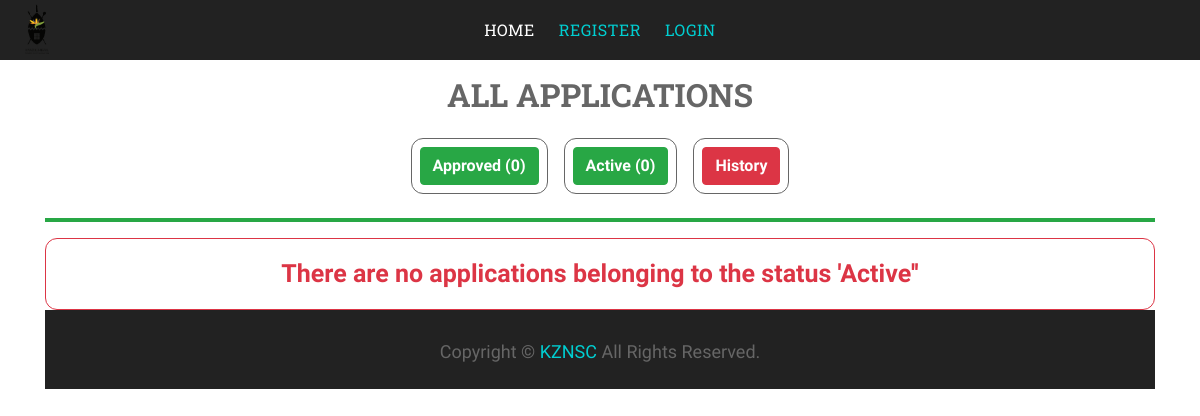
The page /awarding/ApprovedApplications on the database as committed earlier.
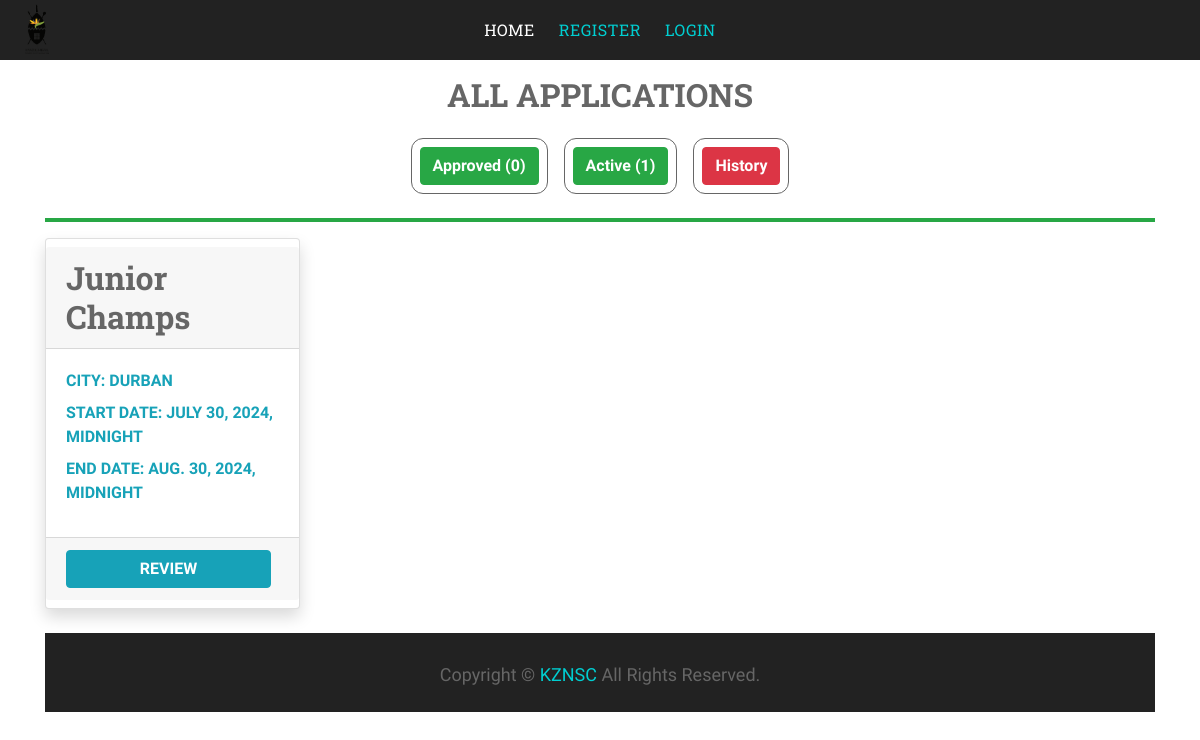
The same page on the database as committed later.
### MyApp/models.py (models this page shows)
class Application(models.Model):
    ApplicationId = models.AutoField(primary_key=True)
    Committee = models.ForeignKey(CommitteeMember,blank=True,null=True,on_delete=models.DO_NOTHING)
    user = models.ForeignKey(User,blank=True,null=True,on_delete=models.CASCADE)
    Federation = models.ForeignKey(Federation,blank=True,null=True,on_delete=models.CASCADE)
    EventName = models.CharField(max_length=255)
    StartDate = models.DateTimeField(max_length=255)
    EndDate = models.DateTimeField(max_length=255)
    HostCity = models.CharField(max_length=255)
    HostProvince =models.CharField(max_length=255)
    ReportSubmitAgreement = models.BooleanField(default=False)
    NumberOfTeam = models.IntegerField(default=0)
    MethodOfSelection = models.CharField(max_length=255)
    SelectionApprovedDate = models.DateField(max_length=255)
    TravelDateTime = models.DateTimeField(max_length=255)
    CodeOfConductAcceped = models.BooleanField(default=False)
    AcceptanceOfTeamAppointment = models.CharField(max_length=300, default='NotProvided')
    EventInvitation  = models.CharField(max_length=300, default='NotProvided')
    ApplicationDate  = models.DateTimeField(default=datetime.now())
    Step = models.CharField(max_length=255, default='start')
    ApplicationStatus = models.CharField(max_length=255, default='Oncreate')
    isHistory = models.BooleanField(default=False)
    DateCreated = models.DateTimeField(default=datetime.now())
    DeclineReason = models.TextField(blank=True, null=True)
    CancelReason = models.TextField(blank=True, null=True)
    is_App_taking = models.BooleanField(default = False)
    ApplicantsClosingDate = models.DateTimeField(default=datetime.now())
    LateAppMotivation = models.TextField(max_length=255)
    ApparelLetters = models.CharField(max_length=300, blank=True, null=True)
    is_lateApplication = models.BooleanField(default=False)

### awarding/views.py (the view)
# urls.py: path('ApprovedApplications', views.ApprovedApplications,  name="ApprovedApplications" ),
def ApprovedApplications(request):
    Active = Application.objects.filter(ApplicationStatus = "Active")
    numApproved =  countObj(Application.objects.filter(ApplicationStatus = "Approved"))
    numActive = countObj(Application.objects.filter(ApplicationStatus = "Active"))
    informationOBJ = {
        "applications":Active,
        "status":"Active",
        "numApproved":numApproved,
        "numActive": numActive
    }
    return render(request, 'MyApp/allApplication.html', informationOBJ)

### MyApp/views.py (called while the page is built)
def countObj(list):
    numItem = 0
    for item in list:
        numItem += 1
    return numItem

### MyApp/templates/MyApp/allApplication.html (shortened to what the changed rows need)
{% extends "MyApp/base.html" %}
{% block content %}
    {% load static %}
    <div class="container">
        <div style="padding:1rem" class="text-center text-info">
            <h2>
                <b class="text-uppercase font-weight-bold">All Applications</b>
            </h2>
        </div>
        <div class="row"  style="display:flex;justify-content:center">
            <div style="padding:0.5rem;">
                <div style="padding:0.5rem; border:solid 1px; border-radius:12px">
                    <a href="{% url 'Active' %}" class="btn btn-success">
                        <b>
                            Active ({{numActive}})
                        </b>
                    </a>
                </div>
            </div>
        </div>
        <div>
            {% if applications %}
                <div class="row">
                    {% for application in applications %}
                        <div class="col-xl-3 col-md-6 mb-4">
                            <div class="card border-left-primary shadow h-100 py-2">
                                <div class="card-header">
                                    <h2>
                                        {{application.EventName}}
                                    </h2>
                                </div>
                                <div class="card-body">
                                    <div class="no-gutters align-items-center">
                                        <div class="col mr-2" style="display:flex; justify-content: space-between;">
                                            <div class="text-xs font-weight-bold text-info text-uppercase mb-1" >
                                                <label>
                                                    <b>City: {{application.HostCity}}</b>
                                                </label><br/>
                                                <label>
                                                    <b>Start Date: {{application.StartDate}}</b>
                                                </label><br/>
                                                <label>
                                                    <b>End date: {{application.EndDate}}</b>
                                                </label><br/>
                                            </div>
                                        </div>
                                    </div>
                                </div>
                                <div class="card-footer">
                                    <div class="row no-gutters align-items-center">
                                        <div class="col mr-2" style="display:flex;">
                                                <a class="text-center btn btn-info  text-uppercase font-weight-bold text-xs" href="{% url 'Application_review' applicationId=application.ApplicationId %}" style="width:100%">
                                                    review
                                                </a>
                                        </div>
                                    </div>
                                </div>
                            </div>
                        </div>
                    {% endfor%}
                </div>
            {% else %}
                <div style="padding:1rem; display:flex; justify-content:center; font-size:25px; border:solid 1px; border-radius:12px " class="text-danger">
                    <b>
                        There are no applications belonging to the status '{{status}}''
                    </b>
                </div>
            {% endif %}
{% endblock %}

Rows that differ between the two databases and show on the page:
now on this page (row edited): Application: EventName "Junior Champs", HostCity "DURBAN", StartDate "JULY 30, 2024, MIDNIGHT", EndDate "AUG. 30, 2024, MIDNIGHT"
Other text that changed with them:
{{ numActive }}: "0" → "1"
{{ status }}: "Active" → (not shown)
text no longer shown: "There are no applications belonging to the status ' ''"
